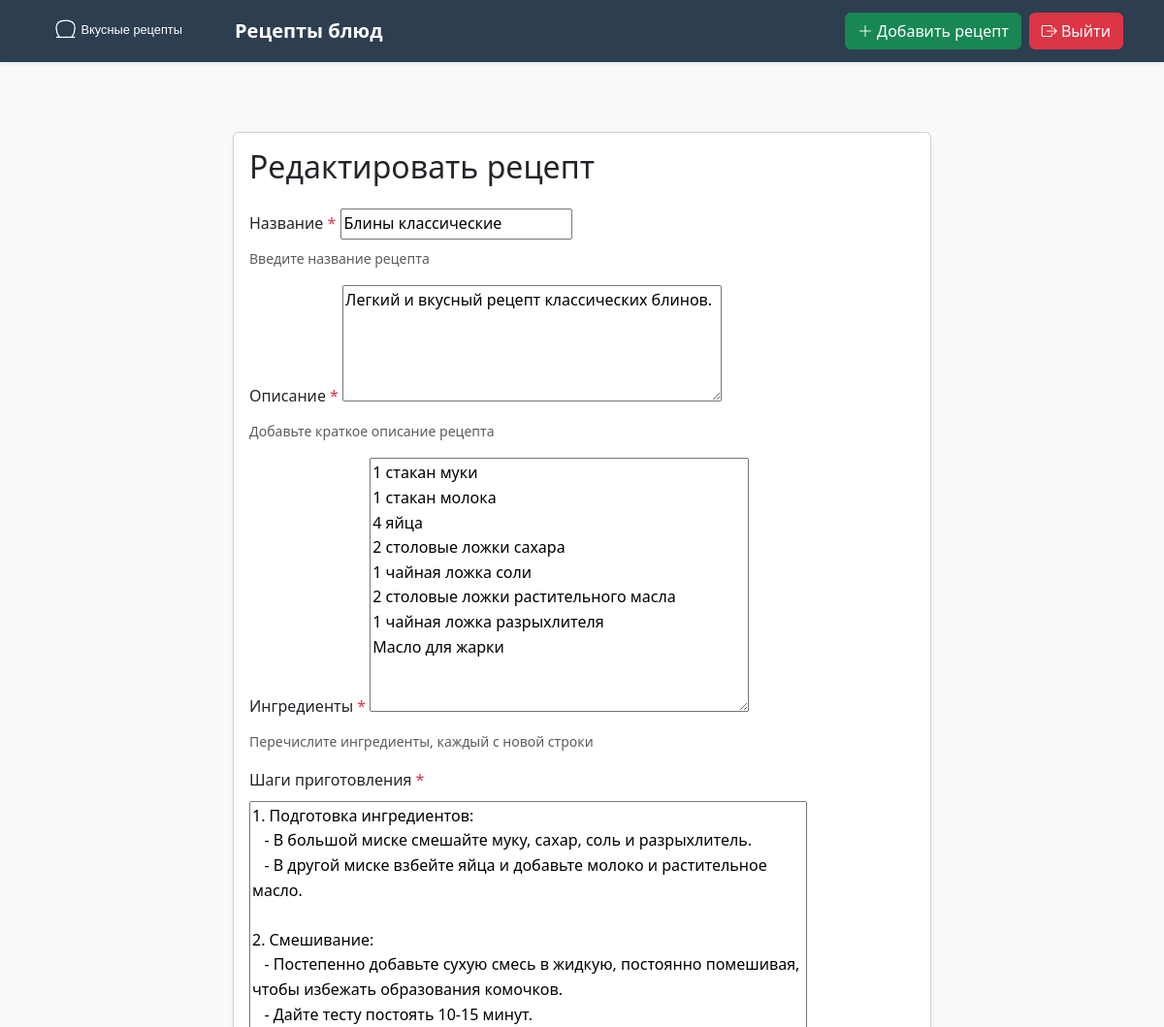
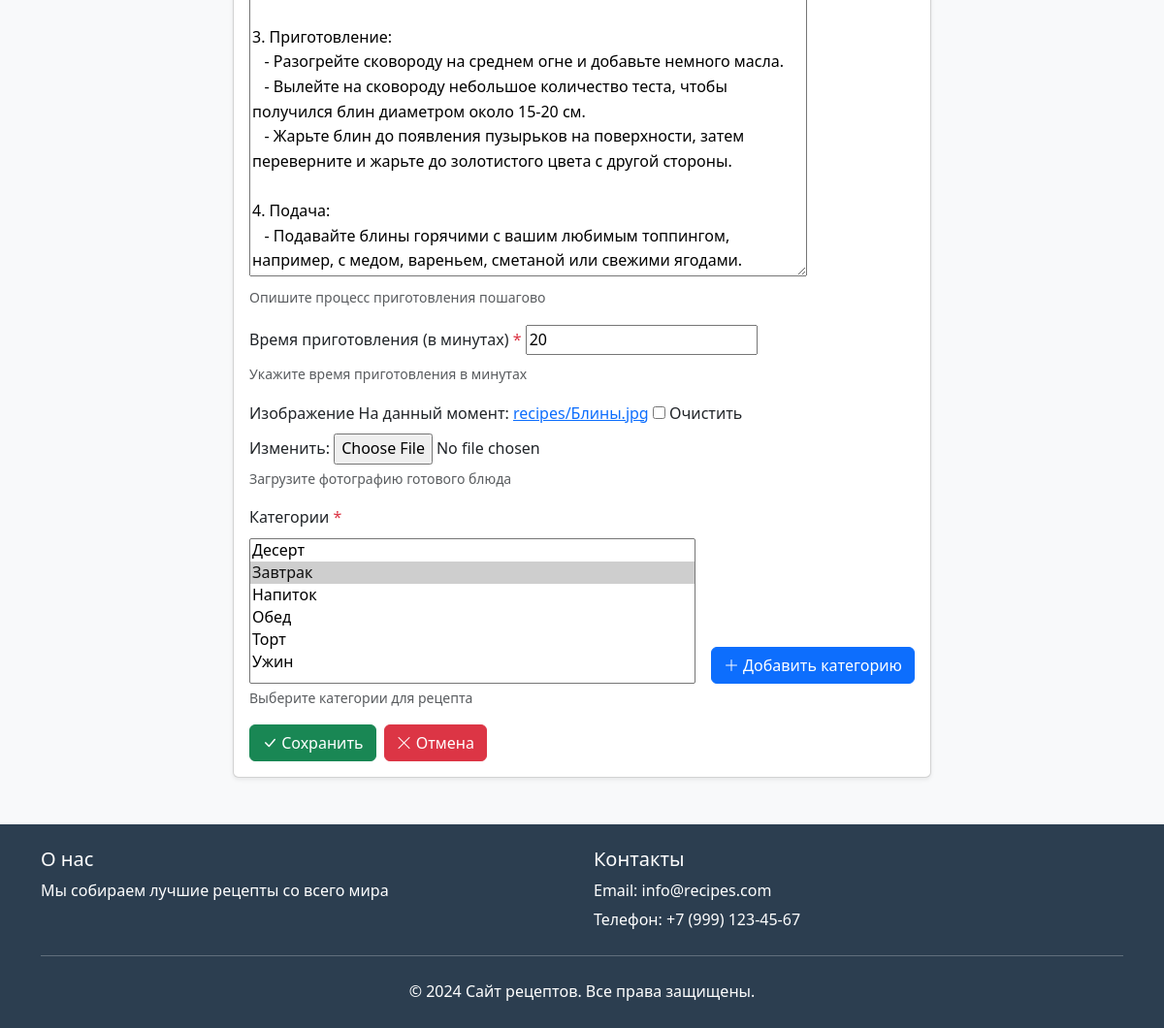
The page /recipe/2/edit/ (signed in) on the database its author committed (2 pictures, top to bottom).
### recipes/models.py (models this page shows, shortened)
class Recipe(models.Model):
    title = models.CharField(
        max_length=200,
        help_text="Введите название рецепта",
        verbose_name="Название"
    )
    description = models.TextField(
        help_text="Добавьте краткое описание рецепта",
        verbose_name="Описание"
    )
    ingredients = models.TextField(
        help_text="Перечислите ингредиенты, каждый с новой строки",
        verbose_name="Ингредиенты"
    )
    steps = models.TextField(
        help_text="Опишите процесс приготовления пошагово",
        verbose_name="Шаги приготовления"
    )
    preparation_time = models.IntegerField(
        help_text="Укажите время приготовления в минутах",
        verbose_name="Время приготовления"
    )
    image = models.ImageField(
        upload_to='recipe_images/',
        null=True,
        blank=True,
        help_text="Загрузите фотографию готового блюда",
        verbose_name="Изображение"
    )
    author = models.ForeignKey(
        User,
        on_delete=models.CASCADE,
        help_text="Выберите автора рецепта",
        verbose_name="Автор"
    )
    categories = models.ManyToManyField(
        Category,
        help_text="Выберите категории для рецепта",
        verbose_name="Категории"
    )
    created_at = models.DateTimeField(
        auto_now_add=True,
        verbose_name="Дата создания"
    )
    updated_at = models.DateTimeField(
        auto_now=True,
        verbose_name="Дата обновления"
    )
    class Meta:
        verbose_name = "Рецепт"
        verbose_name_plural = "Рецепты"
        ordering = ['-created_at']  # Сортировка по дате создания (сначала новые)

### recipes/views.py (the view)
@login_required
def edit_recipe(request, recipe_id):
    recipe = get_object_or_404(Recipe, id=recipe_id, author=request.user)
    if request.method == 'POST':
        form = RecipeForm(request.POST, request.FILES, instance=recipe)
        if form.is_valid():
            form.save()
            messages.success(request, 'Рецепт успешно обновлен!')
            return redirect('recipe_detail', recipe_id=recipe.id)
    else:
        form = RecipeForm(instance=recipe)
    return render(request, 'recipes/recipe_form.html', {
        'form': form,
        'title': 'Редактировать рецепт'
    })

### recipes/forms.py (shortened to what this page needs)
class RecipeForm(forms.ModelForm):
    class Meta:
        model = Recipe
        fields = ['title', 'description', 'ingredients', 'steps', 'preparation_time', 'image', 'categories']
        labels = {
            'title': 'Название',
            'description': 'Описание',
            'ingredients': 'Ингредиенты',
            'steps': 'Шаги приготовления',
            'preparation_time': 'Время приготовления (в минутах)',
            'image': 'Изображение',
            'categories': 'Категории',
        }
        widgets = {
            'description': forms.Textarea(attrs={
                'rows': 4,
                'placeholder': 'Краткое описание рецепта'
            }),
            'ingredients': forms.Textarea(attrs={
                'rows': 10,
                'placeholder': 'Введите каждый ингредиент с новой строки'
            }),
            'steps': forms.Textarea(attrs={
                'rows': 20,
                'cols': 60,
                'placeholder': 'Опишите пошагово процесс приготовления'
            }),
        }

### recipes/models.py (called while the page is built)
    def __str__(self):
        return self.name

### recipes/templates/recipes/recipe_form.html (shortened to what this page needs)
<!DOCTYPE html>
{% extends 'recipes/base.html' %}
{% block content %}
<div class="container py-4">
    <div class="row justify-content-center">
        <div class="col-12 col-md-10 col-lg-8">
            <div class="card shadow-sm">
                <div class="card-body">
                    <h2 class="card-title mb-4">{{ title }}</h2>
                    <form method="post" enctype="multipart/form-data" class="recipe-form">
                        {% for field in form %}
                        <div class="mb-3">
                            <label for="{{ field.id_for_label }}" class="form-label">
                                {{ field.label }}
                                {% if field.field.required %}
                                    <span class="text-danger">*</span>
                                {% endif %}
                            </label>
                            {% if field.name == 'categories' %}
                                <div class="d-flex gap-3 align-items-end">
                                    <div class="category-select flex-grow-1">
                                        {{ field }}
                                    </div>
                                    <div>
                                        <button type="button" class="btn btn-primary" data-bs-toggle="modal" data-bs-target="#addCategoryModal">
                                            <i class="bi bi-plus-lg"></i>
                                            Добавить категорию
                                        </button>
                                    </div>
                                </div>
                                {% if field.help_text %}
                                    <div class="form-text">{{ field.help_text }}</div>
                                {% endif %}
                            {% else %}
                                {{ field }}
                                {% if field.help_text %}
                                    <div class="form-text">{{ field.help_text }}</div>
                                {% endif %}
                            {% endif %}
                        </div>
                        {% endfor %}
                        <div class="d-flex gap-2">
                            <button type="submit" class="btn btn-success">
                                <i class="bi bi-check-lg"></i>
                                Сохранить
                            </button>
                            <a href="{% url 'home' %}" class="btn btn-danger">
                                <i class="bi bi-x-lg"></i>
                                Отмена
                            </a>
                        </div>
                    </form>
                </div>
            </div>
        </div>
    </div>
</div>
{% endblock %}

### static/css/styles.css (style rules this page uses)
:root { --header-height: 4rem; --container-max-width: 1200px; --border-radius: 8px; --header-bg: #2c3e50; --primary: #0d6efd; --primary-light: #0b5ed7; --primary-dark: #0a58ca; --accent: #3498db; --success: #198754; --danger: #dc3545; --warning: #ffc107; --text-dark: #343a40; --text-light: #f8f9fa; --text-muted: #95a5a6; --background-light: #f8f9fa; --background-medium: #ecf0f1; --border-color: #dcdde1; --shadow-sm: 0 2px 4px rgba(0,0,0,0.1); --shadow-md: 0 4px 6px rgba(0,0,0,0.1); --shadow-lg: 0 10px 15px rgba(0,0,0,0.1); }
body { min-height: 100vh; display: flex; flex-direction: column; padding-top: var(--header-height); font-family: system-ui, -apple-system, "Segoe UI", Roboto, "Helvetica Neue", Arial, sans-serif; line-height: 1.6; color: var(--text-dark); background-color: var(--background-light); }

### recipes/templates/recipes/recipe_form.html (style rules this page uses)
.recipe-form textarea { min-height: 120px; }
.category-select select[multiple] { min-height: 150px; width: 100%; display: block; }

### rows shown on the page
Recipe: form "Блины классические" "Легкий и вкусный рецепт классических блинов." "1 стакан муки 1 стакан молока 4 яйца 2 столовые ложки сахара 1 чайная ложка соли 2 столовые ложки растительного масла 1 чайная ложка разрыхлителя Масло для жарки" "1. Подготовка ингредиентов: - В большой миске смешайте муку, сахар, соль и разрыхлитель. - В другой миске взбейте яйца и добавьте молоко и растительное масло. 2. Смешивание: - Постепенно добавьте сухую смесь в жидкую, постоянно помешивая, чтобы избежать образования комочков. - Дайте тесту постоять 10-15 минут. 3. Приготовление: - Разогрейте сковороду на среднем огне и добавьте немного масла. - Вылейте на сковороду небольшое количество теста, чтобы получился блин диаметром около 15-20 см. - Жарьте блин до появления пузырьков на поверхности, затем переверните и жарьте до золотистого цвета с другой стороны. 4. Подача: - Подавайте блины горячими с вашим любимым топпингом, например, с медом,…" "20"

### other values the page prints
{{ title }} "Редактировать рецепт"
{{ field.label }} "Название" "Описание" "Ингредиенты" "Шаги приготовления" "Время приготовления (в минутах)" "Изображение" "Категории"
{{ field.help_text }} "Введите название рецепта" "Добавьте краткое описание рецепта" "Перечислите ингредиенты, каждый с новой строки" "Опишите процесс приготовления пошагово" "Укажите время приготовления в минутах" "Загрузите фотографию готового блюда"
{{ field.help_text }} "Выберите категории для рецепта"
